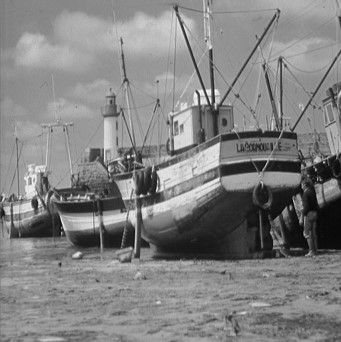
%> input picture imagenes_clase/barco.jpg, 341 x 342 px
$ octave T3_ex01a_Histogram_Supervised_Segmentation.m   (GNU Octave 9; MATLAB toolbox functions it lacks are replaced by stand-ins)
%> lines starting %> are read from the running program, lines starting %| are printed output that depends on the picture
%% *Vision Artificial. GIEC.*
%% Tema 3: ejercicio 01-a
%% *Segmentaci�n supervisada lineal, mediante umbral(es) global(es)*
%
%
% El objetivo de este ejercicio es segmentar de forma supervisada los distintos
% objetos de una imagen. Observando el histograma se localizar�n de forma supervisada
% los umbrales para quedarse �nicamente con los objetos de inter�s.
%
% Ejecute el siguiente ejemplo:
%
% *  Cree una  imagen (toda a nivel negro)

BW = zeros(256,256);
%%
% * Cree tres objetos rectangulares dentro de la imagen

BW(30:80,40:240) = 1; %Crea rectangulo blanco dentro de BW
BW(100:240,30:120) = 0.7; %Crea rectangulo gris claro dentro de BW
BW(150:250,150:250) = 0.3; %Crea cuadrado gris oscuro dentro de BW

figure;
subplot(2,1,1);imshow(BW);
title('Imagen Original');
subplot(2,1,2);imhist(BW);
%> after `imhist(BW)`:
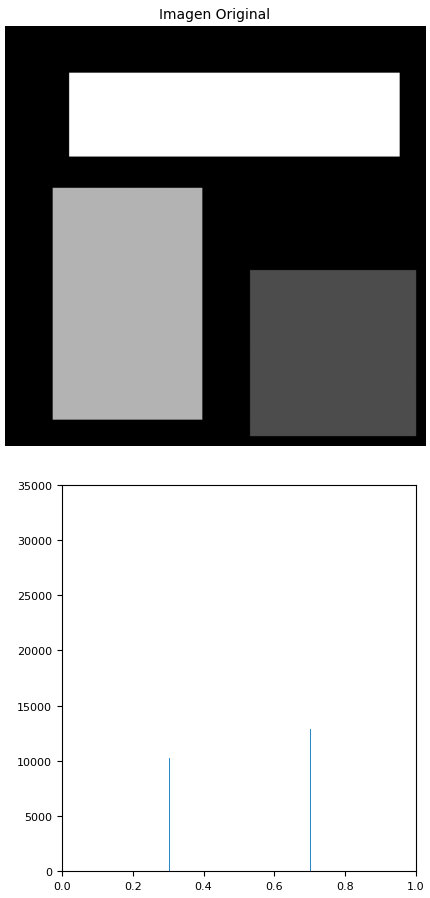
%> figure redrawn from the program's plot data, 2 panels
%%
% * A�ada ruido gausiano de media *m=0* y varianza *var_gauss=0,005*

m = 0; % media
var_gauss = 0.0005; % varianza
BW_N=imnoise(BW,'gaussian', m, var_gauss);

figure;
subplot(2,1,1);imshow(BW_N);
title('Imagen Original con ruido Gaussiano');
subplot(2,1,2);imhist(BW_N);
%%
% * Aplique un filtrado a la imagen con ruido


BW_K=wiener2(BW_N,[5 5]); %Filtra la imagen

figure;
subplot(2,1,1);
imshow(BW_K);
title('Imagen filtrada');
subplot(2,1,2);imhist(BW_K);
%%
% * Calcule y muestre el histograma de la imagen con ruido y filtrada


nBin = 256;
imhist(BW_K,nBin);
ylim([0 2000])
xlabel('niveles de gris');
ylabel('Nº de píxeles');
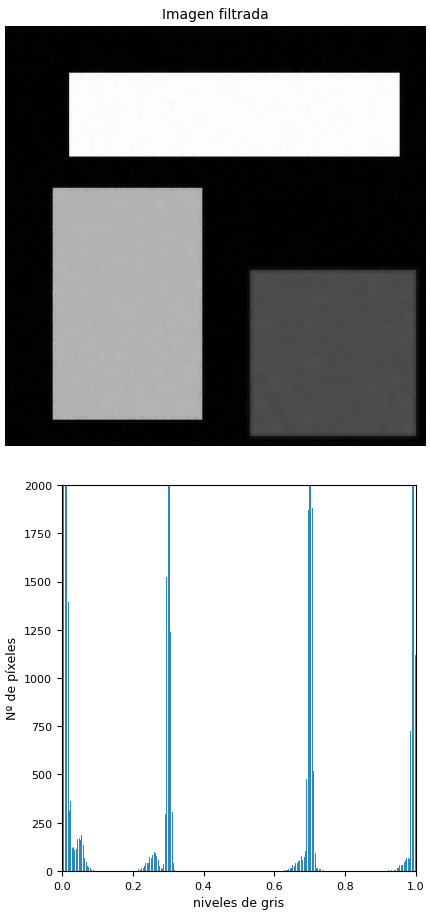
%> figure redrawn from the program's plot data, 2 panels
%%
% Utilizando un único umbral NO se pueden segmentar todos los objetos.

thresh = [0.15, 0.5, 0.85]; % vector de umbrales
BW_seg = imquantize(BW,thresh); % Segmenta la imagen utilizando los umbrales indicados en thresh
RGB_seg = label2rgb(BW_seg); % Convierte la imagen segmentada en una imagen en color usando: label2rgb
imshowpair(BW,RGB_seg,'montage')
title('Imagen segmentada (método supervisado lineal)');
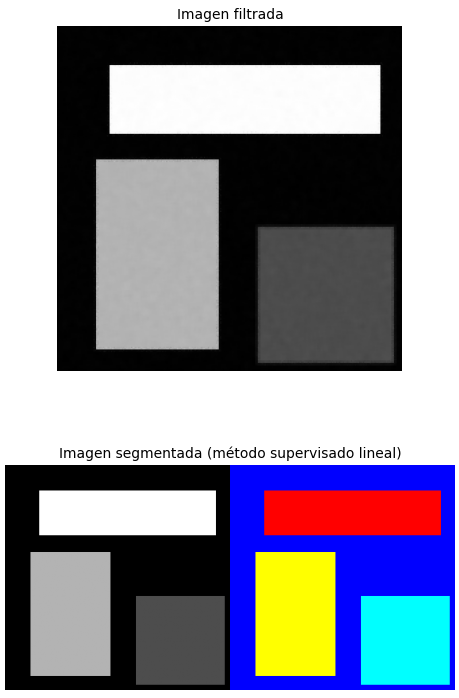
%> figure redrawn from the program's plot data, 2 panels
%%
% Se pide:
%
% # Cuantos umbrales son necesarios para segmentar *todos* los objetos de la
% imagen?
%--------------------------------------------------------------------------
% Se necesitan 3 umbrales --> generan 4 zonas
%--------------------------------------
% # Estime los niveles de umbral (|*thresh|*) necesarios para segmentar todos
% los objetos de la imagen y representelos con distintos colores.
%--------------------------------------------------------------------------
% 1: 0.15
% 2: 0.5
% 3: 0.85
%--------------------------------------
% # Cambie el valor de la varianza del ruido (|*var_gauss|*) y comente el resultado
% de la segmentación para distintos valores de la varianza con y sin filtrado
% (|*wiener2|*).
%--------------------------------------------------------------------------
% Cuanto mayor el la varianza más juntas están las campanas de gauss creads
% El filtro hace que la separación entre ellas aumente
%--------------------------------------
% # Utilice el siguiente código para cargar una nueva imagen (que comprueba
% el formato y lo cambia si es necesario), realice la segmentación supervisada
% lineal y comente el resultado.
%%
filename = '/Users/mrblissfulgrin/Documents/UAH_2019_2020/VISION_ARTIFICIAL/imagenes_clase/barco.jpg'; %'flowers.tif'; %'gantrycrane.png';
info = imfinfo(filename);
if strcmp(info.ColorType,'indexed')
    [X,map] = imread(filename);
    I = ind2gray(X,map);
elseif strcmp(info.ColorType,'truecolor')
    rgb=imread(filename);
%> rgb is the input picture: size 342x341x3 uint8; min 1, max 250, mean 129.7
    I=rgb2gray(rgb);
else
    I=imread(filename);
end
% Mostrar la imagen y su histogramas
figure('Name', 'HIST');
subplot(2,1,1);imshow(I);
subplot(2,1,2);imhist(I);
%> after `imhist(I)`:
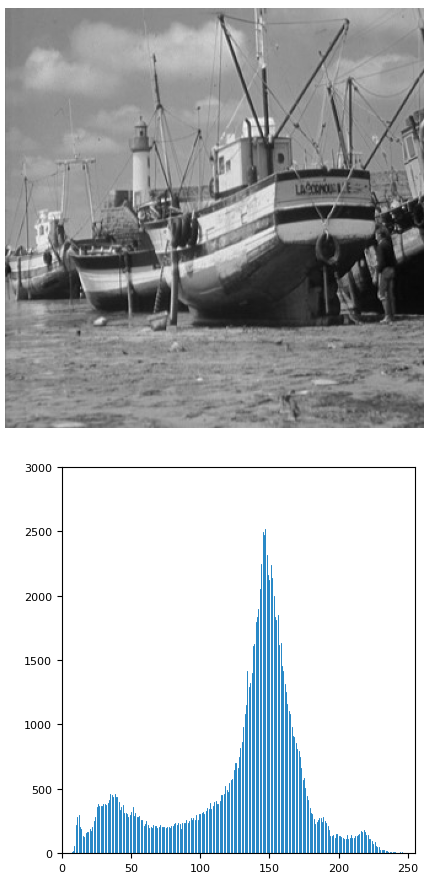
%> figure redrawn from the program's plot data, 2 panels

% Segmentación
thresh = [80,180];
I_seg = imquantize(I,thresh);
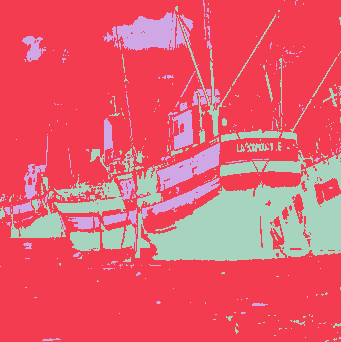
%> I_seg: size 342x341 double; 3 distinct labels, from 1 to 3; one colour per label, 0 black
RGB_seg = label2rgb(I_seg);
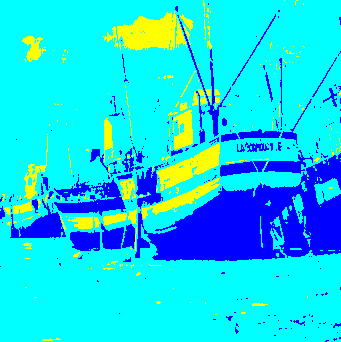
%> RGB_seg: size 342x341x3 uint8; mean R, G, B 17.1, 212, 237.9
figure('Name', 'SEG');
imshowpair(I,RGB_seg,'montage')
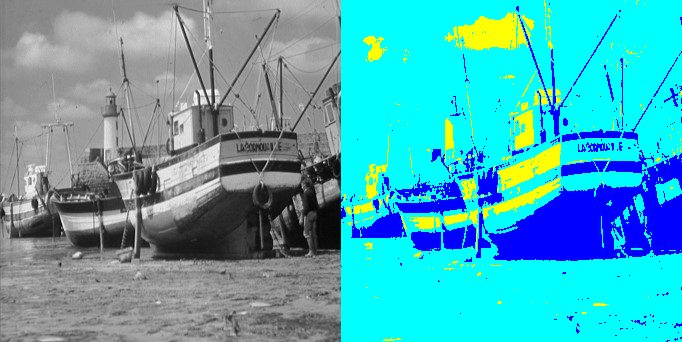
%> displayed picture: size 342x682x3, on the screen's scale of 0 to 255; mean R, G, B 74.4, 171.9, 184.9
title('Imagen segmentada (método supervisado lineal)');

% La segmentación produce muy malos resultados pues los colores de los
% objetos que deseamos segmentar se confunden con los del fondo, comparten
% niveles de gris por lo que solo con ellos no los podemos diferenciar.

$ run again, with SISTEMAS DE VISIÓN ARTIFICIAL/3/pecl3/flowers.tif saved as imagenes_clase/barco.jpg
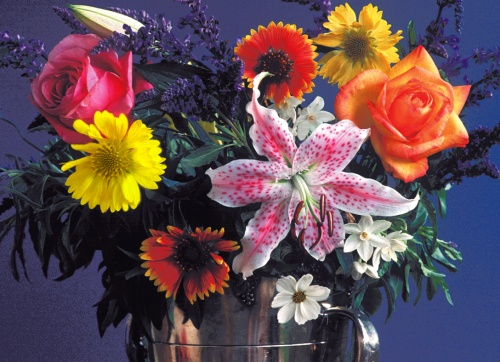
%> input picture SISTEMAS DE VISIÓN ARTIFICIAL/3/pecl3/flowers.tif, 500 x 362 px
%> rgb is the input picture: size 362x500x3 uint8; mean R, G, B 99.8, 76.9, 83.8
%> `I_seg = imquantize(I,thresh);`:
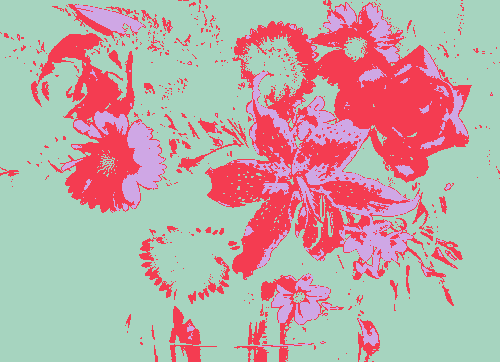
%> I_seg: size 362x500 double; 3 distinct labels, from 1 to 3; one colour per label, 0 black
%> `imshowpair(I,RGB_seg,'montage')`:
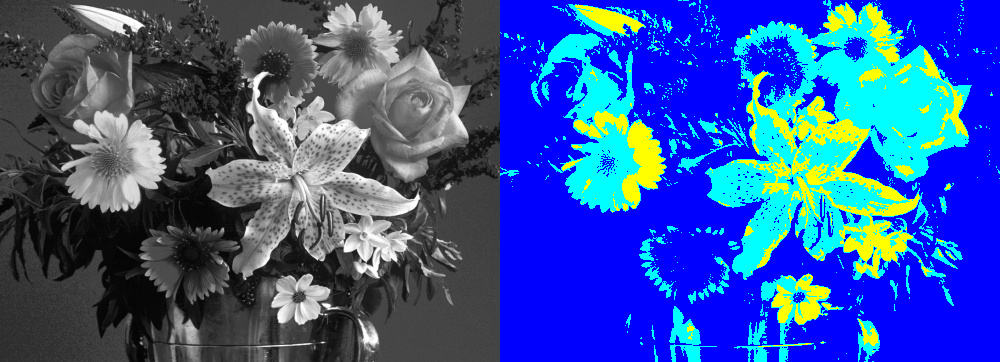
%> displayed picture: size 362x1000x3, on the screen's scale of 0 to 255; mean R, G, B 52.4, 84.3, 156.9
